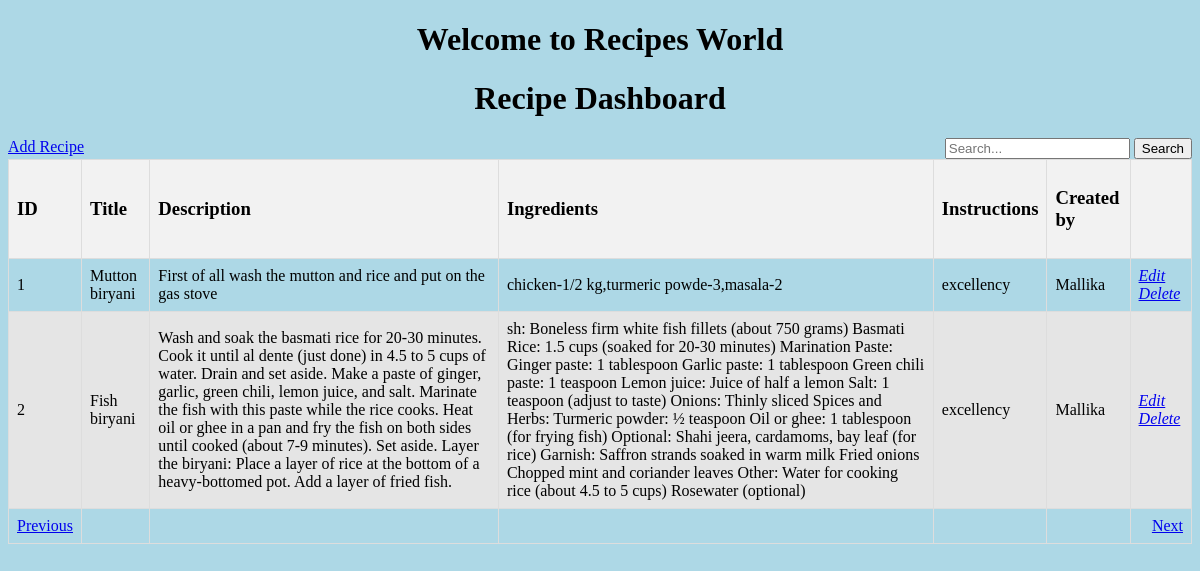
/dashboard, run on the app's committed database.
### tables this page shows
CREATE TABLE recipes (
        ID INTEGER PRIMARY KEY,
        Title String NOT NULL,
        Description TEXT,
        Ingredients TEXT,
        Instructions TEXT,
        Created_by TEXT
    );

### User_registration.py (the view, shortened to what this page needs)
@app.route("/dashboard", methods=["GET", "POST"])
def dashboard():
    page = request.args.get('page', 1, type=int)
    per_page = 10
    has_next = len(get_items()) == per_page
    items = get_items(page, per_page)
    return render_template("dashboard.html", recipes=items,page=page,per_page=has_next)

### User_registration.py (called while the page is built)
def get_items(page=1, per_page=10):
    offset = (page - 1) * per_page
    conn = sqlite3.connect('myrecipes.db')
    cursor = conn.cursor()
    cursor.execute("SELECT * FROM recipes LIMIT ? OFFSET ?", (per_page, offset))
    recipes = cursor.fetchall()
    conn.close()
    return recipes

### templates/dashboard.html (shortened to what this page needs)
<!DOCTYPE html>
<html>
<head>
  <h1><center>Welcome to Recipes World</center></h1>
</head>
<body style="background-color: lightblue;">
<center>
  {% block content %}
  <h1>Recipe Dashboard</h1>
  <td><a href="/addrecipe" class="left-side">Add Recipe</a></td>
  <form name="search" action="/search" method="POST" class="right-side">
    <td><input type="text" name="search" placeholder="Search..."></td>
    <td><button type="submit" action="/search">Search</button></td>
  </form>
  <table>
    <thead>
      <tr>
        <th><h3>ID</h3></th>
        <th><h3>Title</h3></th>
        <th><h3>Description</h3></th>
        <th><h3>Ingredients</h3></th>
        <th><h3>Instructions</h3></th>
        <th><h3>Created by</h3></th>
        <th></th>
      </tr>
    </thead>
    <tbody>
      {% for recipe in recipes %}
        <tr>
          <td>{{ recipe[0] }}</td>
          <td>{{ recipe[1] }}</td>
          <td>{{ recipe[2] }}</td>
          <td>{{ recipe[3] }}</td>
          <td>{{ recipe[4] }}</td>
          <td>{{ recipe[5] }}</td>
          <td>
            <a href="{{ url_for('edit_recipe', ID=recipe[0]) }}">
              <i class="fas fa-edit">Edit</i>  </a>
            <a href="{{ url_for('delete_recipe', ID=recipe[0]) }}" onclick="return confirm('Are you sure you want to delete this recipe?')">
              <i class="fas fa-trash">Delete</i>  </a>
          </td>
        </tr>
      {% endfor %}
    {% if recipes %}
      <td><a href="?page={{ page - 1 }}">Previous</a></td>
      <td></td><td></td><td></td><td></td><td></td>
      <td><a href="?page={{ page + 1 }}" class="right-side">Next</a></td>
    {% endif %}
    </tbody>
  </table>
  </center>
{% endblock %}
  </body>
</html>

### templates/dashboard.html (style rules this page uses)
table { width: 100%; border-collapse: collapse; margin-bottom: 20px; }
th, td { border: 1px solid #ddd; padding: 8px; text-align: left; }
th { background-color: #f2f2f2; }
tr:nth-child(even) { background-color:#e5e5e5 }
.right-side { float: right; margin-left: 10px; }
.left-side { float: left; margin-right: 10px; }

### data on the page
recipes: ID "1", Title "Mutton biryani", Description "First of all wash the mutton and rice and put on the gas stove", Ingredients "chicken-1/2 kg,turmeric powde-3,masala-2", Instructions "excellency", Created_by "Mallika"
recipes: ID "2", Title "Fish biryani", Description "Wash and soak the basmati rice for 20-30 minutes. Cook it until al dente (just done) in 4.5 to 5 cups of water. Drain and set aside. Make a paste of ginger, garlic, green chili, lemon juice, and salt. Marinate the fish with this paste while the rice cooks. Heat oil or ghee in a pan and fry the fish on both sides until cooked (about 7-9 minutes). Set aside. Layer the biryani: Place a layer of rice at the bottom of a heavy-bottomed pot. Add a layer of fried fish.", Ingredients "sh: Boneless firm white fish fillets (about 750 grams) Basmati Rice: 1.5 cups (soaked for 20-30 minutes) Marination Paste: Ginger paste: 1 tablespoon Garlic paste: 1 tablespoon Green chili paste: 1 teaspoon Lemon juice: Juice of half a lemon Salt: 1 teaspoon (adjust to taste) Onions: Thinly sliced Spices and Herbs: Turmeric powder: ½ teaspoon Oil or ghee: 1 tablespoon (for frying fish) Optional: Shahi jeera, cardamoms, bay leaf (for rice) Garnish: Saffron strands soaked in warm milk Fried onions Chopped mint and coriander leaves Other: Water for cooking rice (about 4.5 to 5 cups) Rosewater (optional)", Instructions "excellency", Created_by "Mallika"
